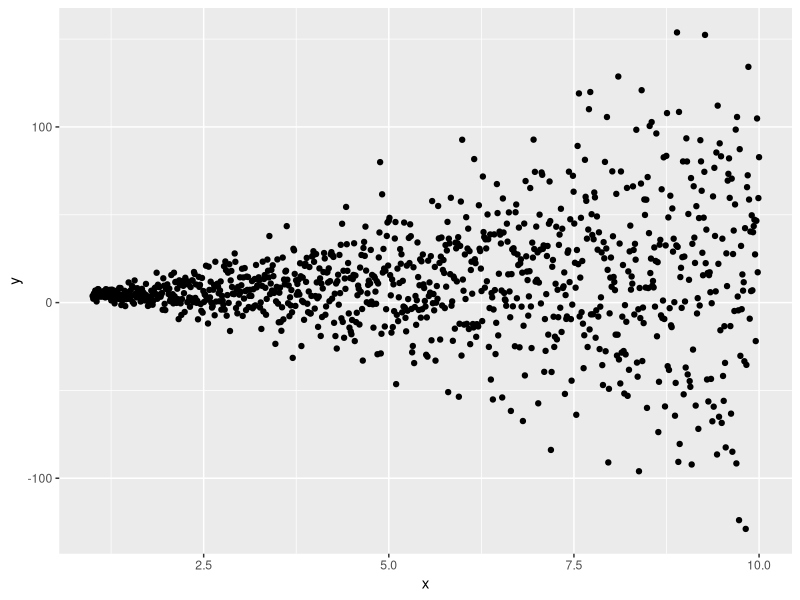

This chart was generated by the following R code:
library(nlme)
library(tidyverse)

set.seed(4)
n <- 1000
x <- seq(1,10,length.out = n)
y <- 1.2 + 2.1*x + rnorm(n, sd = 2*abs(x)^1.5)
d <- data.frame(y, x)
ggplot(d, aes(x, y)) + geom_point()

vm4 <- gls(y ~ x, data = d, weights = varPower(form = ~x))
model <- lm(y ~ x)
summary(vm4)
summary(model)
predict(vm4, newdata = data.frame(x = c(1:10)))
predict(model, newdata = data.frame(x = c(1:10)))
